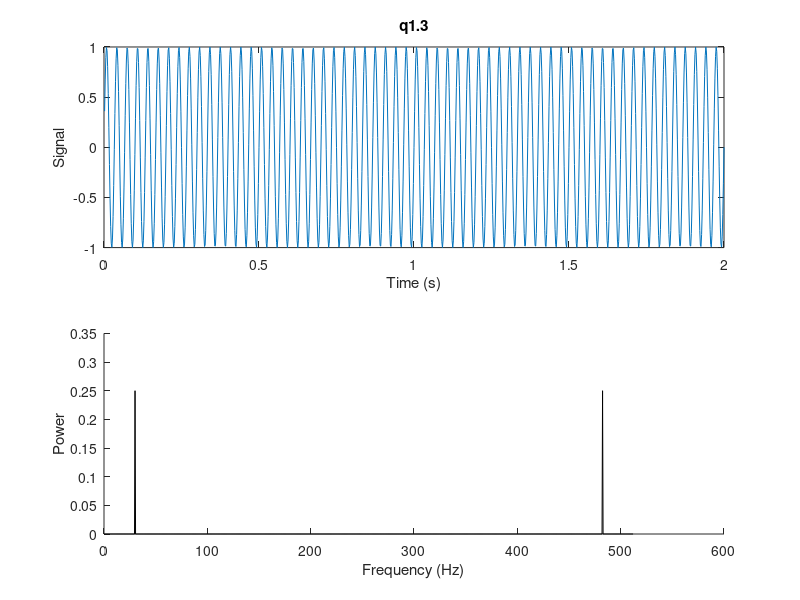
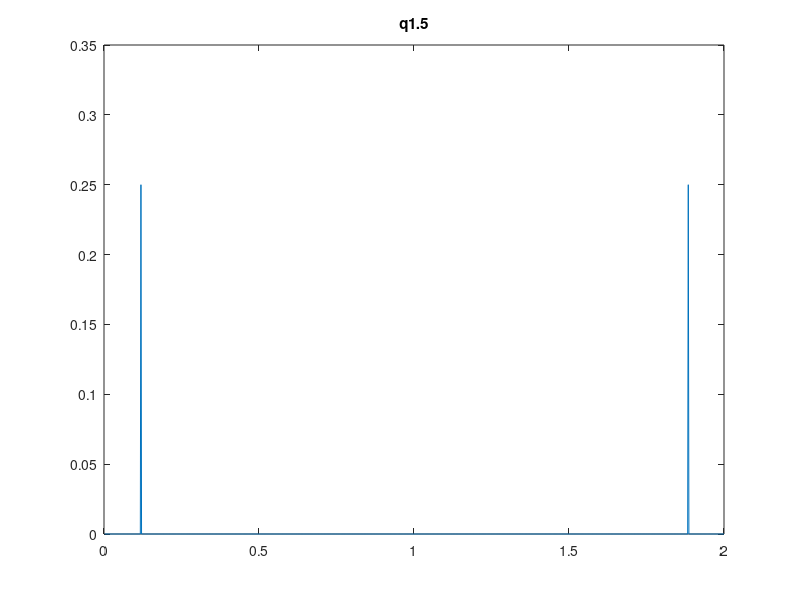

These figures' MATLAB source, in order: (Note: this script raises an error after producing the figures.)
%{
    Matlab Practical 4 by Zach Vig
%}

clear;
clearvars;

%q1.1
Fs = 512;

%q1.2
t = 1/Fs : 1/Fs : 2;

%q1.3
figure(1);subplot(2,1,1);
yfreq = 30;
y = sin(2*pi*yfreq.*t);
plot(t,y);title('q1.3');
xlabel('Time (s)');ylabel('Signal');

%q1.4
%{
    I would probably figure out how long one period of the sine wave takes,
    then take the inverse of that number to get the frequency.
%}

%q1.5
figure(2);
yft = fft(y)./length(t);
P = yft.*conj(yft);
plot(t,P);title('q1.5');

%q1.6
n = 0:length(y)-1;
w = n./(range(t));

%q1.7
figure(1);subplot(2,1,2);
set(gca);
hold on;
plot(w,P,'DisplayName','PowerSpectrum','color','k');
xlabel('Frequency (Hz)');ylabel('Power');

%q1.8
h = spectrum.periodogram;
ps = msspectrum(h,y,'Fs',Fs);
plot(ps.Frequencies,ps.Data,'DisplayName','Periodogram','color','r');
legend();

%q1.9
%{
    The power spectrum peaks at both 30 and at 482 Hz, which correspond to the input frequency and to the sampling frequency - the input frequency. The Mean Squared spectrum only peaks at 30 Hz, but with twice the intensity.
%}

%q1.10
yfreq2 = 40;
y2 = sin(2*pi*yfreq2.*t);
figure(3);subplot(2,1,1);
plot(t,y2);title('q1.10');
xlabel('Time (s)');ylabel('Signal');

subplot(2,1,2);
hold on;
y2ft = fft(y2)./length(t);
P = y2ft.*conj(y2ft);
plot(w,P);title('q1.10 Power')
xlabel('Frequency (Hz)');ylabel('Power');

h2 = spectrum.periodogram;
ps2 = msspectrum(h2,y2,'Fs',Fs);
plot(ps2.Frequencies,ps2.Data,'r--');

%q.11
figure(4);subplot(2,1,1);
y3 = y+y2;
plot(t,y3);title('q1.11')
xlabel('Time (s)');ylabel('Signal');

subplot(2,1,2);
hold on;
y3ft = fft(y3)./length(t);
P = y3ft.*conj(y3ft);
plot(w,P);
xlabel('Frequency (Hz)');ylabel('Power');

h3 = spectrum.periodogram;
ps3 = msspectrum(h3,y3,'Fs',Fs);
plot(ps3.Frequencies,ps3.Data,'r--');